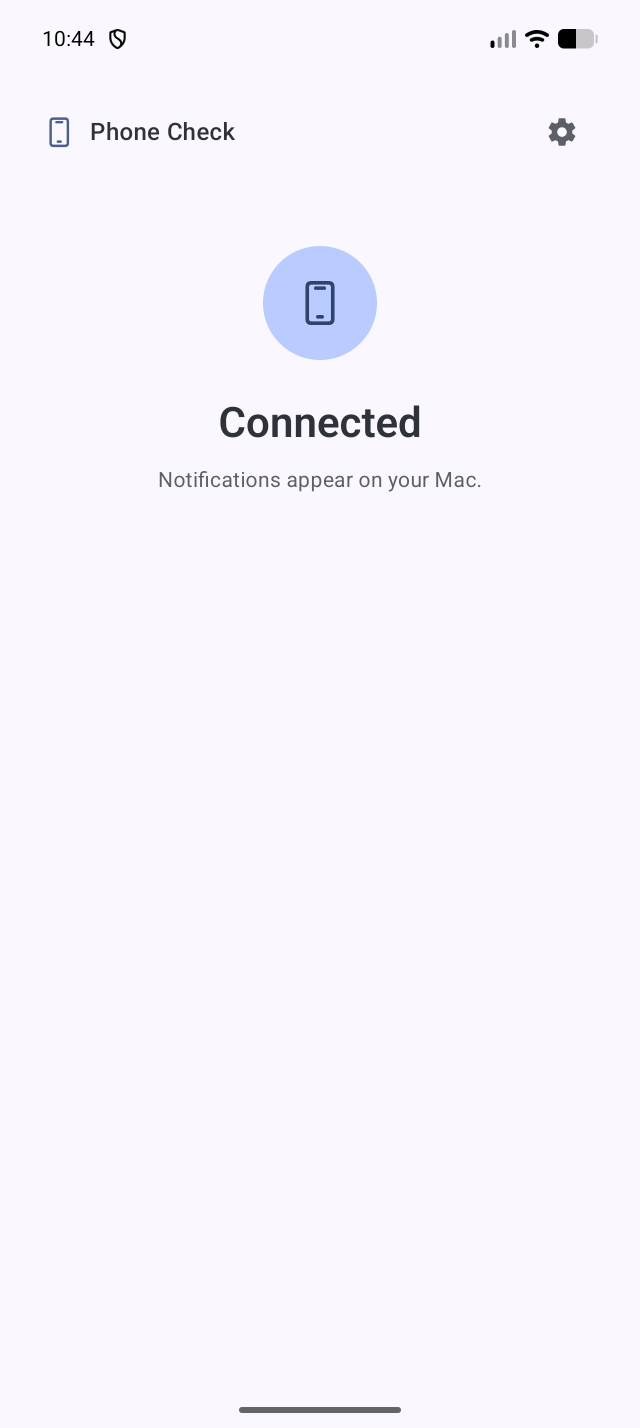
#> input picture website/assets/captures/android-connected.png, 1280 x 2856 px, given in place of media.png, which was not available (shown at 1/2 size)
$ python prepare-feature-screenshots.py
#> lines starting #> are read from the running program, lines starting #| are printed output that depends on the picture
"""Extract feature screenshots from the recorded native UI, without demo overlays."""
from pathlib import Path
from PIL import Image
import os
import subprocess
import tempfile

root = Path(__file__).resolve().parents[1]
ffdir = root / 'video/node_modules/@remotion/compositor-darwin-arm64'
env = dict(os.environ, DYLD_LIBRARY_PATH=str(ffdir))
assets = root / 'public/assets'
# Coordinates reference the 1600 × 1700 native column, before editorial zooms.
shots = [
    ('media', 'music', 1, (90, 40, 1430, 1110)),
    ('reply', 'reply-send', .15, (90, 450, 1430, 1530)),
    ('search', 'search', 1.1, (90, 40, 1430, 1050)),
    ('dismiss', 'dismiss', .05, (90, 40, 1430, 1050)),
    ('wifi', 'cloud', .2, (90, 40, 1430, 455)),
    ('cloud', 'cloud', 2, (90, 40, 1430, 455)),
]
with tempfile.TemporaryDirectory(prefix='phone-check-features-') as temp:
    for name, clip, at, crop in shots:
        frame = Path(temp) / (name + '.png')
        subprocess.run([
            str(ffdir / 'ffmpeg'), '-v', 'error', '-ss', str(at),
            '-i', str(root / 'video/public/native' / (clip + '.mp4')),
            '-frames:v', '1', '-y', str(frame),
        ], check=True, env=env)
#> (this line was passed over: subprocess is not available in this run)
        Image.open(frame).crop(crop).save(assets / ('feature-' + name + '.webp'), quality=94)
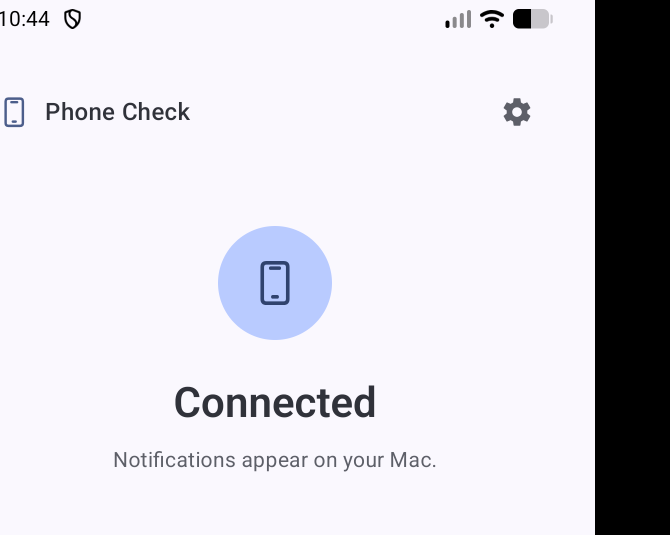
#> saved as feature-media.webp: PIL image 1340x1070 RGB (shown at 1/2 size); mean R, G, B 216.5, 215.4, 222.1
#> pass 2 of the loop `for name, clip, at, crop in shots:`:
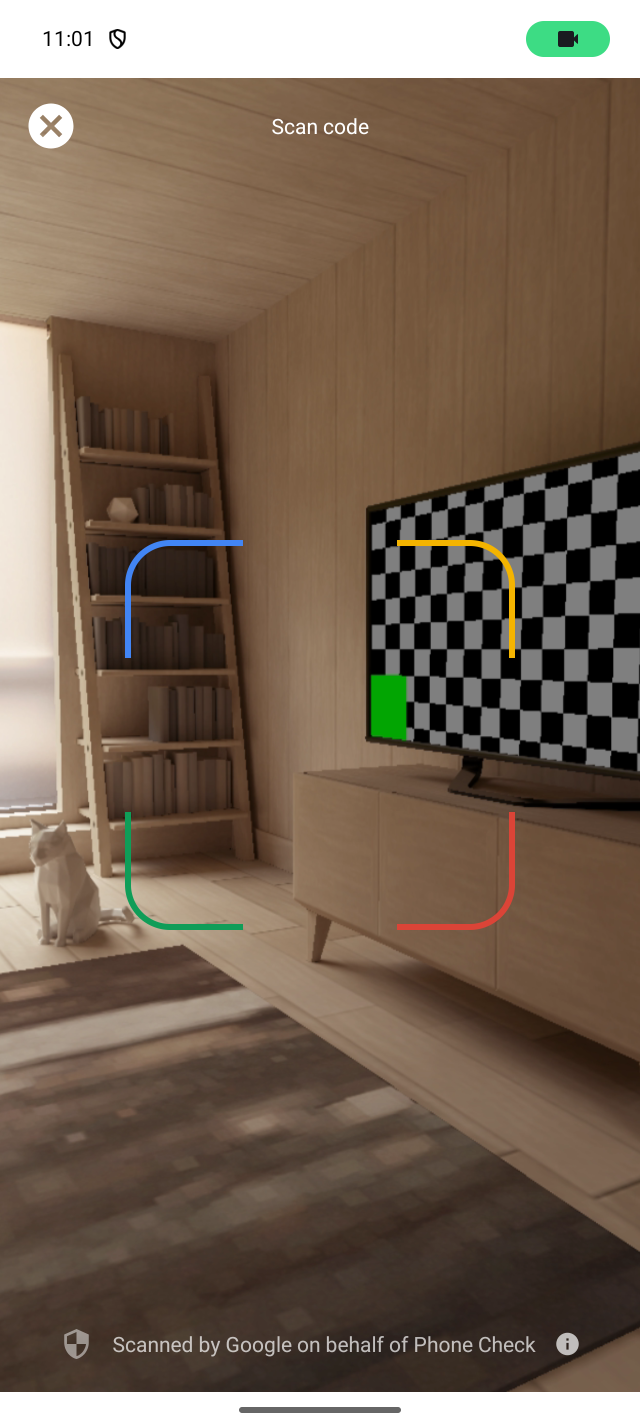
#> input picture website/assets/captures/android-scanner.png, 1280 x 2856 px, given in place of reply.png, which was not available (shown at 1/2 size)
#> `Image.open(frame).crop(crop).save(assets / ('feature-' + name + '.webp..`:
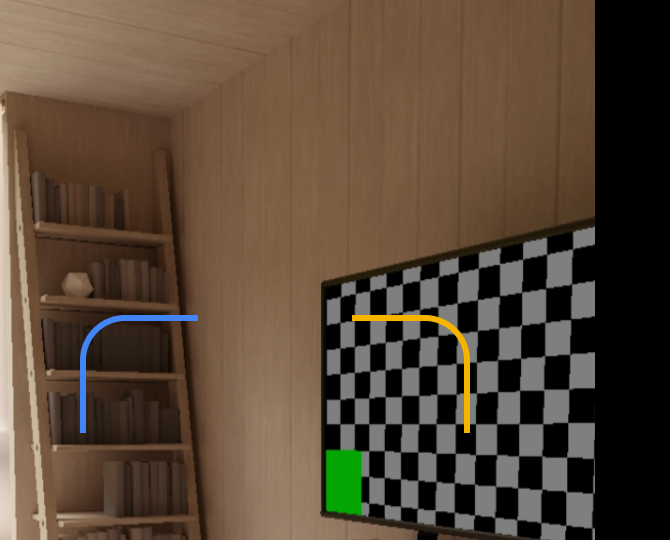
#> saved as feature-reply.webp: PIL image 1340x1080 RGB (shown at 1/2 size); mean R, G, B 87.9, 71.4, 55.2
#> (the run stopped early here; a loop or call above may not have finished)
